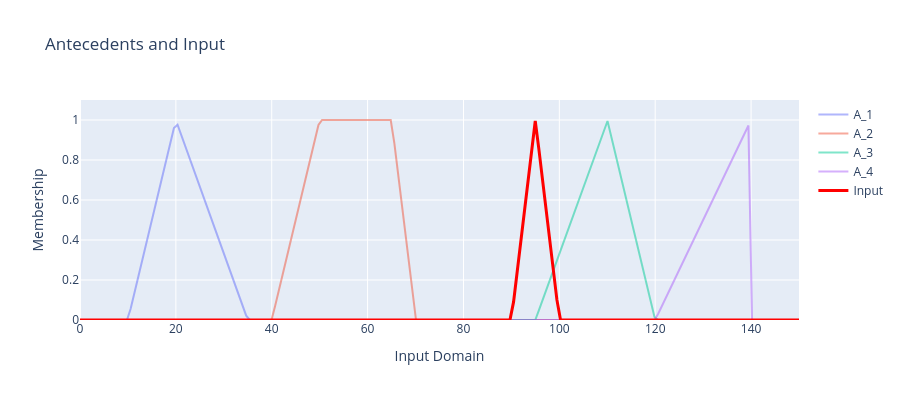
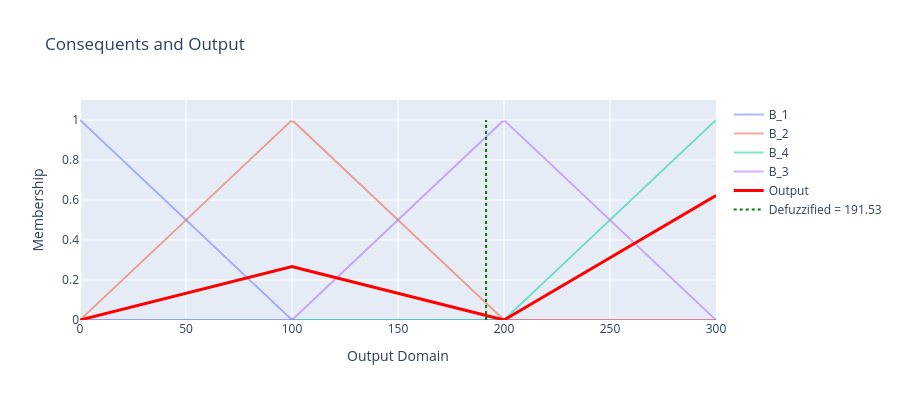

These figures' notebook cell, in order:
### Markdown cell above
## Define Input and Execute

### Code cell
# Define input
input1 = Trapezoidal(ini=80, top1=80, top2=80, end=80)  # Crisp input at 80
input1 = Trapezoidal(ini=49, top1=49, top2=49, end=49)  # Crisp input at 80
input1 = Trapezoidal(ini=90, top1=95, top2=95, end=100)  # Crisp input at 80

input_list_1d = [input1]

# Format inputs
input_fuzzy_sets_1d = [FuzzySet(f"Input", inp) for inp in input_list_1d]
input_formatted_1d = format_FN_N_Dim(input_fuzzy_sets_1d, ftype='rule_antecedent')

print("Input value:")
print(f"  {input_formatted_1d[0]}")

# Run A_FIS
output_1d, U_1d, y_crisp_1d, max_values_1d = run_afis(
    input_formatted_1d, 
    rule_base_1d,
    imp_params=['luka', 1], 
    t_norm_type='product'
)

print(f"\nDefuzzified output: {y_crisp_1d:.3f}")

# Plot results (shows antecedents, inputs, and output)
plot_results(rule_base_1d, input_list_1d, output_1d, U_1d, y_crisp_1d)

# Show S_A table
show_svi_table(rule_base_1d, input_formatted_1d)

### Figure 1 — Plotly figure (JSON) as saved in the notebook; plotly's stock layout.template omitted (floating-point values rounded to 4 significant figures; data arrays with more than 128 entries replaced by an {"elided": "..."} marker saying what was removed)
{"data": [{"line": {"width": 2}, "mode": "lines", "name": "A_1", "opacity": 0.5, "type": "scatter", "x": {"elided": "200 float values"}, "y": {"elided": "200 float values"}}, {"line": {"width": 2}, "mode": "lines", "name": "A_2", "opacity": 0.5, "type": "scatter", "x": {"elided": "200 float values"}, "y": {"elided": "200 float values"}}, {"line": {"width": 2}, "mode": "lines", "name": "A_3", "opacity": 0.5, "type": "scatter", "x": {"elided": "200 float values"}, "y": {"elided": "200 float values"}}, {"line": {"width": 2}, "mode": "lines", "name": "A_4", "opacity": 0.5, "type": "scatter", "x": {"elided": "200 float values"}, "y": {"elided": "200 float values"}}, {"line": {"color": "red", "width": 3}, "mode": "lines", "name": "Input", "type": "scatter", "x": {"elided": "200 float values"}, "y": {"elided": "200 float values"}}], "layout": {"height": 400, "showlegend": true, "title": {"text": "Antecedents and Input"}, "xaxis": {"title": {"text": "Input Domain"}}, "yaxis": {"range": [0, 1.1], "title": {"text": "Membership"}}}}

### Figure 2 — Plotly figure (JSON) as saved in the notebook; plotly's stock layout.template omitted (floating-point values rounded to 4 significant figures; data arrays with more than 128 entries replaced by an {"elided": "..."} marker saying what was removed)
{"data": [{"line": {"width": 2}, "mode": "lines", "name": "B_1", "opacity": 0.5, "type": "scatter", "x": {"elided": "200 float values"}, "y": {"elided": "200 float values"}}, {"line": {"width": 2}, "mode": "lines", "name": "B_2", "opacity": 0.5, "type": "scatter", "x": {"elided": "200 float values"}, "y": {"elided": "200 float values"}}, {"line": {"width": 2}, "mode": "lines", "name": "B_4", "opacity": 0.5, "type": "scatter", "x": {"elided": "200 float values"}, "y": {"elided": "200 float values"}}, {"line": {"width": 2}, "mode": "lines", "name": "B_3", "opacity": 0.5, "type": "scatter", "x": {"elided": "200 float values"}, "y": {"elided": "200 float values"}}, {"line": {"color": "red", "width": 3}, "mode": "lines", "name": "Output", "type": "scatter", "x": [0.0, 3.03, 6.061, 9.091, 12.12, 15.15, 18.18, 21.21, 24.24, 27.27, 30.3, 33.33, 36.36, 39.39, 42.42, 45.45, 48.48, 51.52, 54.55, 57.58, 60.61, 63.64, 66.67, 69.7, 72.73, 75.76, 78.79, 81.82, 84.85, 87.88, 90.91, 93.94, 96.97, 100.0, 103.0, 106.1, 109.1, 112.1, 115.2, 118.2, 121.2, 124.2, 127.3, 130.3, 133.3, 136.4, 139.4, 142.4, 145.5, 148.5, 151.5, 154.5, 157.6, 160.6, 163.6, 166.7, 169.7, 172.7, 175.8, 178.8, 181.8, 184.8, 187.9, 190.9, 193.9, 197.0, 200.0, 203.0, 206.1, 209.1, 212.1, 215.2, 218.2, 221.2, 224.2, 227.3, 230.3, 233.3, 236.4, 239.4, 242.4, 245.5, 248.5, 251.5, 254.5, 257.6, 260.6, 263.6, 266.7, 269.7, 272.7, 275.8, 278.8, 281.8, 284.8, 287.9, 290.9, 293.9, 297.0, 300.0], "y": [0.0, 0.008081, 0.01616, 0.02424, 0.03232, 0.0404, 0.04848, 0.05657, 0.06465, 0.07273, 0.08081, 0.08889, 0.09697, 0.1051, 0.1131, 0.1212, 0.1293, 0.1374, 0.1455, 0.1535, 0.1616, 0.1697, 0.1778, 0.1859, 0.1939, 0.202, 0.2101, 0.2182, 0.2263, 0.2343, 0.2424, 0.2505, 0.2586, 0.2667, 0.2586, 0.2505, 0.2424, 0.2343, 0.2263, 0.2182, 0.2101, 0.202, 0.1939, 0.1859, 0.1778, 0.1697, 0.1616, 0.1535, 0.1455, 0.1374, 0.1293, 0.1212, 0.1131, 0.1051, 0.09697, 0.08889, 0.08081, 0.07273, 0.06465, 0.05657, 0.04848, 0.0404, 0.03232, 0.02424, 0.01616, 0.008081, 0.0, 0.01886, 0.03771, 0.05657, 0.07542, 0.09428, 0.1131, 0.132, 0.1508, 0.1697, 0.1886, 0.2074, 0.2263, 0.2451, 0.264, 0.2828, 0.3017, 0.3205, 0.3394, 0.3582, 0.3771, 0.396, 0.4148, 0.4337, 0.4525, 0.4714, 0.4902, 0.5091, 0.5279, 0.5468, 0.5657, 0.5845, 0.6034, 0.6222]}, {"line": {"color": "green", "dash": "dot", "width": 2}, "mode": "lines", "name": "Defuzzified = 191.53", "type": "scatter", "x": [191.5, 191.5], "y": [0, 1]}], "layout": {"height": 400, "showlegend": true, "title": {"text": "Consequents and Output"}, "xaxis": {"title": {"text": "Output Domain"}}, "yaxis": {"range": [0, 1.1], "title": {"text": "Membership"}}}}
